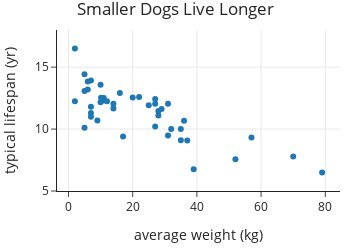

Notebook source saved alongside this figure:
### Markdown cell above
The `.update_layout()` method lets us modify any property of a layout.
This includes the plot title (`title`), margins (`margins` dictionary), 
and whether to display a legend (`showlegend`).
The `plotly` documentation has the full list of [layout properties](https://plotly.com/python-api-reference/generated/plotly.graph_objects.Layout.html).

`Figure` objects also have `.update_xaxes()` and `.update_yaxes()` functions,
which are similar to `.update_layout()`. These two functions let us modify
properties of the axes, like the axis limits (`range`), number of ticks
(`nticks`), and axis label (`title`). Below, we adjust the range of the y-axis and change the title on the x-axis. We also add a title to the plot and update the layout so the title is not cut off:

### Code cell
fig = px.scatter(
    dogs, x="weight", y="longevity",
    title="Smaller Dogs Live Longer",
    width=350, height=250,
)

fig.update_yaxes(range=[5, 18], title="typical lifespan (yr)")
fig.update_xaxes(title="average weight (kg)")
fig.update_layout(margin=dict(t=30))
fig

### Figure 1 — Plotly figure (JSON) as saved in the notebook; plotly's stock layout.template omitted (floating-point values rounded to 4 significant figures)
{"data": [{"hovertemplate": "weight=%{x}<br>longevity=%{y}<extra></extra>", "legendgroup": "", "marker": {"color": "#1F77B4", "symbol": "circle"}, "mode": "markers", "name": "", "orientation": "v", "showlegend": false, "type": "scatter", "x": [16, 6, 14, 11, 10.15, 22, 7, 7, 2, 20, 28, 27, 5, 31, 2, 6, 29, 27, 31, 11, 28, 7, 5, 5, 7, 10, 14, 12, 32, 10, 35, 9, 17, 25, 57, 35, 37, 27, 36, 39, 52, 79, 70], "xaxis": "x", "y": [12.92, 13.84, 11.66, 12.5, 12.53, 12.58, 13.92, 11.81, 16.5, 12.54, 11.46, 12.42, 14.42, 12.04, 12.25, 13.2, 11.63, 12.04, 9.48, 12.31, 11.1, 11, 13.07, 10.1, 11.29, 13.58, 12.05, 12.25, 10, 12.17, 10, 10.69, 9.4, 11.92, 9.32, 9.1, 9.08, 10.21, 10.67, 6.75, 7.57, 6.5, 7.78], "yaxis": "y"}], "layout": {"height": 250, "legend": {"tracegroupgap": 0}, "margin": {"t": 30}, "title": {"text": "Smaller Dogs Live Longer"}, "width": 350, "xaxis": {"anchor": "y", "domain": [0, 1], "title": {"text": "average weight (kg)"}}, "yaxis": {"anchor": "x", "domain": [0, 1], "range": [5, 18], "title": {"text": "typical lifespan (yr)"}}}}
